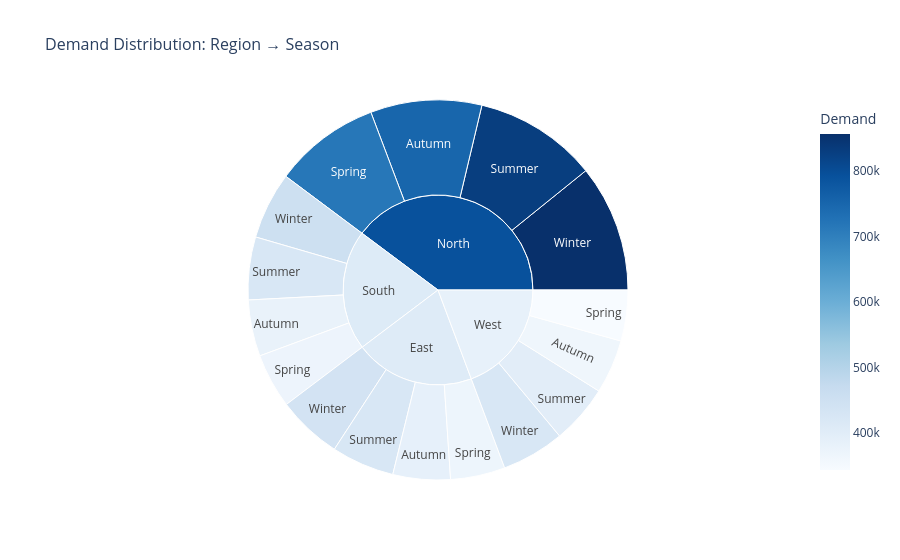

The notebook cell saved with this chart:
### Markdown cell above
### Demand by Region & Seasonality:-

### Code cell
# ── Interactive: Demand by Region & Seasonality (Plotly Sunburst) ───────────
region_season = df.groupby(['Region', 'Seasonality'])['Demand'].sum().reset_index()

fig = px.sunburst(region_season, path=['Region', 'Seasonality'], values='Demand',
                  title='Demand Distribution: Region → Season',
                  color='Demand', color_continuous_scale='Blues',
                  template='plotly_white')
fig.update_layout(title_font_size=16)
fig.show()

### Figure 1 — Plotly figure (JSON) as saved in the notebook; plotly's stock layout.template omitted (floating-point values rounded to 4 significant figures)
{"data": [{"branchvalues": "total", "customdata": [[387126], [750319], [380251], [364602], [368620], [716860], [369210], [343047], [424629], [830530], [423531], [397849], [437949], [856949], [452479], [424153], [406500.0], [792800.0], [409100.0], [384900.0]], "domain": {"x": [0, 1], "y": [0, 1]}, "hovertemplate": "labels=%{label}<br>Demand_sum=%{value}<br>parent=%{parent}<br>id=%{id}<br>Demand=%{color}<extra></extra>", "ids": ["East/Autumn", "North/Autumn", "South/Autumn", "West/Autumn", "East/Spring", "North/Spring", "South/Spring", "West/Spring", "East/Summer", "North/Summer", "South/Summer", "West/Summer", "East/Winter", "North/Winter", "South/Winter", "West/Winter", "East", "North", "South", "West"], "labels": ["Autumn", "Autumn", "Autumn", "Autumn", "Spring", "Spring", "Spring", "Spring", "Summer", "Summer", "Summer", "Summer", "Winter", "Winter", "Winter", "Winter", "East", "North", "South", "West"], "marker": {"coloraxis": "coloraxis", "colors": [387126, 750319, 380251, 364602, 368620, 716860, 369210, 343047, 424629, 830530, 423531, 397849, 437949, 856949, 452479, 424153, 406500.0, 792800.0, 409100.0, 384900.0]}, "name": "", "parents": ["East", "North", "South", "West", "East", "North", "South", "West", "East", "North", "South", "West", "East", "North", "South", "West", "", "", "", ""], "type": "sunburst", "values": [387126, 750319, 380251, 364602, 368620, 716860, 369210, 343047, 424629, 830530, 423531, 397849, 437949, 856949, 452479, 424153, 1618324, 3154658, 1625471, 1529651]}], "layout": {"coloraxis": {"colorbar": {"title": {"text": "Demand"}}, "colorscale": [[0, "rgb(247,251,255)"], [0.125, "rgb(222,235,247)"], [0.25, "rgb(198,219,239)"], [0.375, "rgb(158,202,225)"], [0.5, "rgb(107,174,214)"], [0.625, "rgb(66,146,198)"], [0.75, "rgb(33,113,181)"], [0.875, "rgb(8,81,156)"], [1, "rgb(8,48,107)"]]}, "legend": {"tracegroupgap": 0}, "title": {"font": {"size": 16}, "text": "Demand Distribution: Region → Season"}}}
